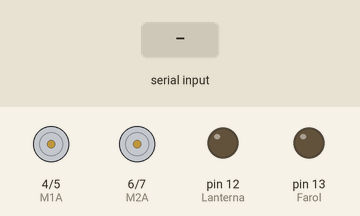
A sketch run on a simulated Arduino Uno, built with avr-gcc and run on an emulated ATmega328P. Shown: motor-driver pin pairs drawn as motors (green arrow = first pin HIGH = forward, orange = second pin HIGH = backward, longer = more drive), output pins drawn as LEDs (lit = HIGH). The inputs (shaded band) are chosen by the test bench.

Above: at 1.2 s.
1.3 s: "F" received over Serial
At 2.5 s:
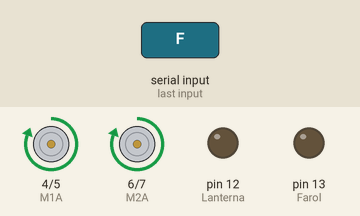
2.8 s: "B" received over Serial
At 3.6 s:
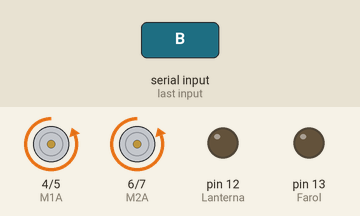
4.3 s: "L" received over Serial
At 4.8 s:
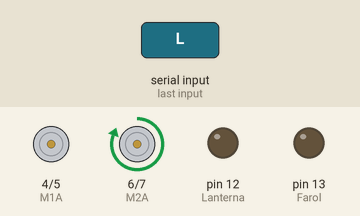
5.8 s: "H" received over Serial
At 7.0 s:
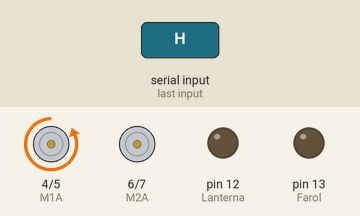
7.3 s: "R" received over Serial
At 8.3 s:
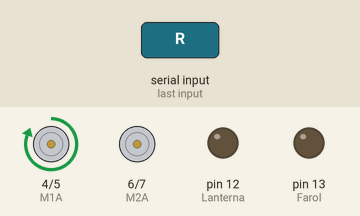
8.8 s: "S" received over Serial
At 9.4 s:
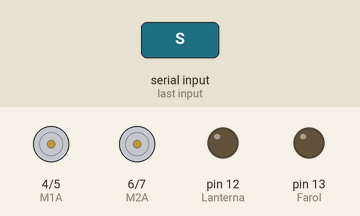
Timing chart, 0 to 11.3 s (numbered marks = the images above; inputs shaded):
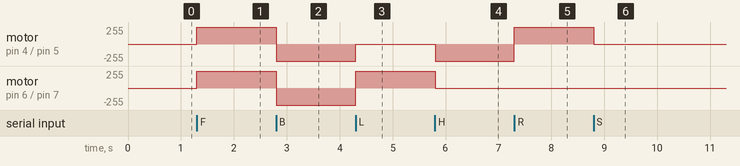

Measured:
- after the input at 1.3 s, motor on pin 4 (M1A) / pin 5 (M1B), motor on pin 6 (M2A) / pin 7 (M2B): stopped → forward 255/255 at once
- after the input at 2.8 s, motor on pin 4 (M1A) / pin 5 (M1B), motor on pin 6 (M2A) / pin 7 (M2B): forward 255/255 → backward 255/255 at once
- after the input at 4.3 s, motor on pin 4 (M1A) / pin 5 (M1B): backward 255/255 → stopped at once; motor on pin 6 (M2A) / pin 7 (M2B): backward 255/255 → forward 255/255 at once
- after the input at 5.8 s, motor on pin 4 (M1A) / pin 5 (M1B): stopped → backward 255/255 at once; motor on pin 6 (M2A) / pin 7 (M2B): forward 255/255 → stopped at once
- after the input at 7.3 s, motor on pin 4 (M1A) / pin 5 (M1B): backward 255/255 → forward 255/255 at once
- after the input at 8.8 s, motor on pin 4 (M1A) / pin 5 (M1B): forward 255/255 → stopped at once

The sketch:

Aula_18.ino
```cpp
#include <Wire.h>
#define M1A 4
#define M1B 5
#define M2A 6
#define M2B 7
#define Lanterna 12
#define Farol 13


void tras()
{
  digitalWrite (M1A, 0);
  digitalWrite (M1B, 1);
  digitalWrite (M2A, 0);
  digitalWrite (M2B, 1);
}
void parar()
{
  digitalWrite (M1A, 0);
  digitalWrite (M1B, 0);
  digitalWrite (M2A, 0);
  digitalWrite (M2B, 0);
}
void frente()
{
  digitalWrite (M1A, 1);
  digitalWrite (M1B, 0);
  digitalWrite (M2A, 1);
  digitalWrite (M2B, 0);
}
void esquerda()
{
  digitalWrite (M1A, 0);
  digitalWrite (M1B, 0);
  digitalWrite (M2A, 1);
  digitalWrite (M2B, 0);
}
void direita()
{
  digitalWrite (M1A, 1);
  digitalWrite (M1B, 0);
  digitalWrite (M2A, 0);
  digitalWrite (M2B, 0);
}
void Tesquerda()
{
  digitalWrite (M1A, 0);
  digitalWrite (M1B, 1);
  digitalWrite (M2A, 0);
  digitalWrite (M2B, 0);
}
void Tdireita()
{
  digitalWrite (M1A, 0);
  digitalWrite (M1B, 0);
  digitalWrite (M2A, 0);
  digitalWrite (M2B, 1);
}
void setup() {
 pinMode (M1A, OUTPUT);
 pinMode (M1B, OUTPUT);
 pinMode (M2A, OUTPUT);
 pinMode (M2B, OUTPUT);
 pinMode (Lanterna, OUTPUT);
 pinMode (Farol, OUTPUT);
Serial.begin(9600);
while(!Serial);
Serial.setTimeout(1);
parar();

}

void loop() {

String Comando;
if(Serial.available()>0)
{
  Comando=Serial.readString();
  Comando.trim();
}
if(Comando=="S")
{
  parar();
}
if(Comando=="F")
{
  frente();
}
if(Comando=="B")
{
  tras();
}
if(Comando=="L")
{
  esquerda();
}
if(Comando=="G")
{
  esquerda();
}
if(Comando=="H")
{
  Tesquerda();
}
if(Comando=="R")
{
  direita();
}
if(Comando=="I")
{
  direita();
}
if(Comando=="J")
{
  Tdireita();
}
if(Comando=="U")
{
  digitalWrite(Lanterna,1);
}
if(Comando=="u")
{
  digitalWrite(Lanterna,0);
}
if(Comando=="W")
{
  digitalWrite(Farol,1);
}
if(Comando=="w")
{
  digitalWrite(Farol,0);
}
}
```
